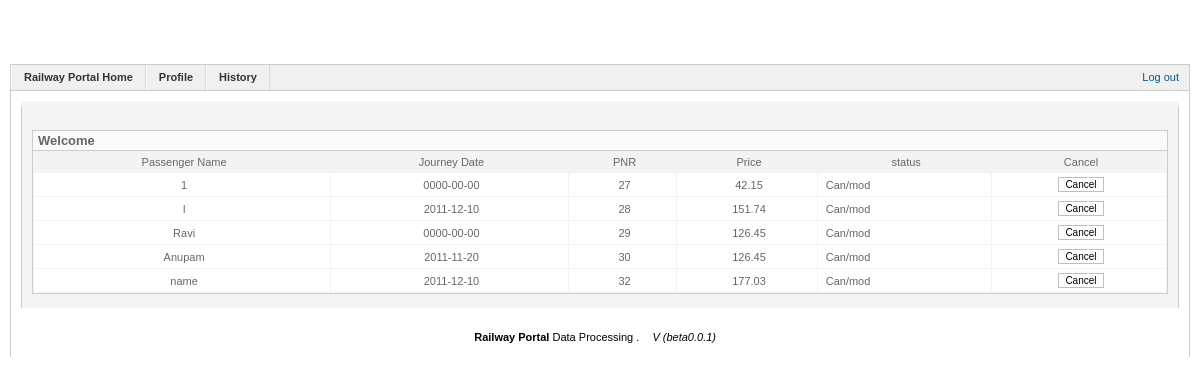
Screenshot of /history_c.php (signed in) with the database file from the repository.
### tables this page shows
CREATE TABLE IF NOT EXISTS `book_detail` (
  `sl` int(5) NOT NULL AUTO_INCREMENT,
  `train_num` varchar(10) NOT NULL,
  `dob` date NOT NULL,
  `doj` date NOT NULL,
  `doe` date NOT NULL,
  `pnr` varchar(20) NOT NULL,
  `username` varchar(20) NOT NULL,
  `passenger` varchar(20) NOT NULL,
  `age` varchar(2) NOT NULL,
  `gender` varchar(1) NOT NULL,
  `code` varchar(3) NOT NULL,
  `seat` varchar(3) NOT NULL,
  `price` varchar(6) NOT NULL,
  `to` varchar(20) NOT NULL,
  `from` varchar(20) NOT NULL,
  `status` varchar(1) NOT NULL,
  `class` varchar(10) NOT NULL,
  PRIMARY KEY (`sl`)
);

### history_c.php (the view, shortened to what this page needs)
<!DOCTYPE HTML PUBLIC "-//W3C//DTD XHTML 1.0 Transitional//EN" "http://www.w3.org/TR/xhtml1/DTD/xhtml1-transitional.dtd">
<html dir="ltr" xml:lang="en-gb" xmlns="http://www.w3.org/1999/xhtml" lang="en-gb"><head>
<link rel="stylesheet" href="css/system.css" type="text/css">
<link href="css/template.css" rel="stylesheet" type="text/css">
	<link rel="stylesheet" type="text/css" href="css/rounded.css">
</head><body id="minwidth-body">
	<div id="border-top" class="h_blue">
		<div>
			<div>
				<span class="logo"><a href="#">&nbsp;</a></span>
				<span class="title"><a href="http://localhost/dp/index.php">Railway Portal</a></span>
			</div>
		</div>
	</div>
	<div id="header-box">
		<div id="module-status">
			<span class="loggedin-users">&nbsp;</span><span class="backloggedin-users">&nbsp;</span><span class="no-unread-messages"><a href="#">&nbsp;</a></span><span class="viewsite"><a href="#" target="_blank">&nbsp;</a></span>
			<span class="logout"><a href="/at/logoff.php">Log out</a></span>		</div>
			<?php include("menu.php");
			$username = $_SESSION['username'];
			?>
	</div>
	<div id="content-box">
		<div class="border">
			<div class="padding">
				<div id="element-box">
					<div class="t">
						<div class="t">
							<div class="t"></div>
						</div>
					</div>
					<div class="m">
					<div class="adminform">
						<div class="cpanel-right" style = "width:100%">
<div id="panel-sliders" class="pane-sliders">
<div class="panel"><h3 class="jpane-toggler title" id="cpanel-panel-popular">Welcome <?php echo $name; ?>
</h3>
<div style="padding-top: 0px; border-top: medium none; padding-bottom: 0px; border-bottom: medium none; overflow: hidden; height: 0px;" class="jpane-slider content">
<table class="adminlist">
<?php
$query = mysql_query("SELECT * FROM `book_detail` WHERE (( `username` = '$username' ) AND (`status` = '2'))");
while($row = mysql_fetch_array($query))
{
echo "<form name='form_cancel' method='post' action='cancel.php?pnr=".$row['pnr']."'>";
echo "
<strong><tr>
<td><center>{$row['passenger']}</center></td><td><center>{$row['doj']}</center></td><td><center>{$row['pnr']}</center></td><td><center>{$row['price']}</center></td>
<td>";
if  ($row['status'] == 1)
echo "Booked";
else echo "Can/mod";
echo "</td>
<td><center><input type='submit' name='Submit' value='Cancel'></center></td>
</form>
</tr></strong>";
}
?>
	<thead>
	<?php
echo "<strong><tr>
<td><center>Passenger Name</center></td><td><center>Journey Date</center></td><td><center>PNR</center></td><td><center>Price</center></td><td><center>status</center></td><td><center>Cancel</center></td>
</tr></strong>";
?>
	</thead>
</table>
</div></div>
						</div>
					</div>
					</div>
					<div class="b">
						<div class="b">
							<div class="b"></div>
						</div>
					</div>
				</div>
			</div>
		</div>
	</div>
	<div id="border-bottom"><div><div></div></div></div>
	<div id="footer">
		<p class="copyright">
			<b>Railway Portal</b>   Data Processing </a>.			<span class="version"><i>V (beta0.0.1)</i></span>
		</p>
	</div>
</body></html>

### menu.php (shortened to what this page needs)
<div id="module-menu">
<ul id="menu" >
<li class="node"><a class="" href="index.php?option=home_login">Railway Portal Home</a>
</li>
<li class="node"><a href="#" class="">Profile</a>
</li>
<li class="node"><a href="#" class="">History</a>
</li>
</ul>
</div>

### css/template.css (style rules this page uses)
body { margin: 10px; padding: 0; background: #fff; padding-bottom: 1px; font-size: 68.8%; }
body,td,th { font-family: Arial, Helvetica, sans-serif; }
body#minwidth-body { height: 95%; min-width: 960px; }
a,img { padding: 0; margin: 0; }
form { margin: 0; padding: 0; }
h3 { font-size: 1.182em; }
a:link { color: #025A8D; text-decoration: none; outline: none; }
input, select { font-size: 0.909em; border: 1px solid silver; background: #fff; }
#border-top.h_blue { background: url(../images/j_header_middle.png) repeat-x; }
#border-top.h_blue div { background: url(../images/j_header_right.png) 100% 0 no-repeat; }
#border-top.h_blue div div { background: url(../images/j_header_left.png) no-repeat; height: 54px; }
#border-top .title, #border-top .title a { font-size: 1.364em; font-weight: bold; color: #fff; line-height: 44px; padding-left: 14px; }
#border-top .logo { display: block; width: auto; float: right; padding: 7px 10px 0 0; }
#border-bottom { clear: both; background: url(../images/j_bottom.png) repeat-x; }
#border-bottom div { background: url(../images/j_corner_br.png) 100% 0 no-repeat; }
#border-bottom div div { background: url(../images/j_corner_bl.png) no-repeat; height: 11px; }
#header-box { border: 1px solid #ccc; background: #f0f0f0; }
#footer .copyright { margin: 10px; text-align: center; line-height: 160%; }
#footer .version { margin: 10px; text-align: center; }
#content-box { border-left: 1px solid #ccc; border-right: 1px solid #ccc; float: left; width: 99.85%; }
#content-box .padding { padding: 10px 10px 0 10px; }
#module-status { float: right; }
#module-status span { display: block; float: left; line-height: 16px; padding: 4px 10px 0 22px; margin-bottom: 5px; }
#module-status .viewsite { background: url(../images/menu/icon-16-viewsite.png) 3px 4px no-repeat; }
#module-status .unread-messages, #module-status .no-unread-messages { background: url(../images/menu/icon-16-messages.png) 3px 3px no-repeat; }
#module-status .loggedin-users { background: url(../images/menu/icon-16-user.png) 3px 3px no-repeat; }
#module-status .backloggedin-users { background: url(../images/menu/icon-16-back-user.png) 3px 3px no-repeat; }
#module-status .logout { background: url(../images/menu/icon-16-logout.png) 3px 3px no-repeat; }
.pane-sliders { margin: 18px 0 0 0; position:relative }
.pane-sliders .title { margin: 0; padding: 2px 2px 2px 5px; color: #666; cursor: pointer; }
.pane-sliders .panel { margin-bottom: 3px; border:solid 1px #ccc }
.pane-sliders .panel h3 { background: #fafafa; color: #666 }
.pane-sliders .content { background: #fff; }
.pane-sliders .adminlist { border: 0 none; font-size: 1em; }
.pane-sliders .adminlist td { border: 0 none; }
.jpane-toggler-down { border-bottom: 1px solid #ccc; }
div.cpanel-right { width: 4%; float: right; }
table.adminlist { width: 100%; border-spacing: 1px; background-color: #f3f3f3; color: #666; }
table.adminlist td, table.adminlist th { padding: 4px; }
table.adminlist td { padding-left: 8px; }
table.adminlist tbody tr { background-color: #fff; text-align: left; }
table.adminlist tbody tr td { background: #fff; border: 1px solid #fff; }
p { margin: 0 0 15px 10px; padding: 0; font-size: 1em; }
#menu, #menu ul, #menu li { margin: 0; padding: 0; border: 0 none; }
#menu { position: relative; z-index: 100; }
#menu li { float: left; position: relative; list-style: none; display: inline; }
#menu li a { display: block; white-space: nowrap; }
#menu li { border-left: 1px solid #fff; border-right: 1px solid #d8d8d8; }
#menu a, #menu div { padding: 0.35em 1em 0.35em; margin: 0 1px 0 1px; color: #333333; line-height: 1.6em; vertical-align: middle; font-size: 1em; font-weight: bold; text-decoration: none; cursor: default; background-repeat: no-repeat; background-position: left 50%; }

### rows the page displays
book_detail: passenger "1", doj "0000-00-00", pnr "27", price "42.15", status "Can/mod"
book_detail: passenger "l", doj "2011-12-10", pnr "28", price "151.74", status "Can/mod"
book_detail: passenger "Ravi", doj "0000-00-00", pnr "29", price "126.45", status "Can/mod"
book_detail: passenger "Anupam", doj "2011-11-20", pnr "30", price "126.45", status "Can/mod"
book_detail: passenger "name", doj "2011-12-10", pnr "32", price "177.03", status "Can/mod"
